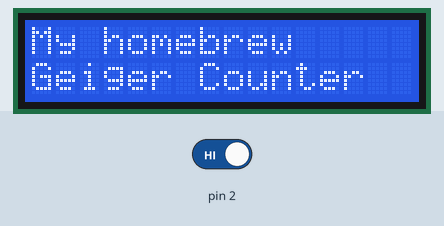
The sketch below on a simulated Arduino Uno, built with avr-gcc and run on an emulated ATmega328P. Shown: 16×2 character LCD. The test bench sets the inputs (shaded band); at power-on: pin 2 HIGH. What the sketch prints to the serial monitor is not drawn.

Above: at 0.1 s.
At 3.2 s:
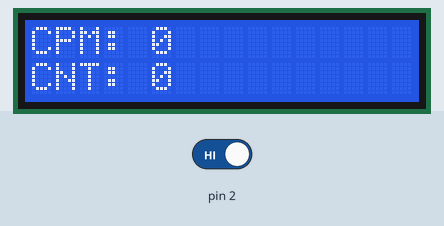
3.3 s: pin 2 driven LOW
At 4.6 s:
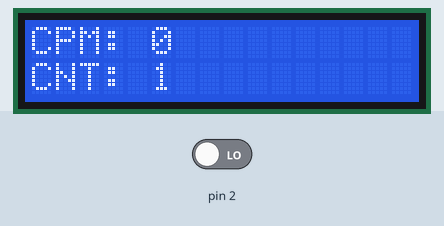
Timing chart, 0 to 6.3 s (numbered marks = the images above; inputs shaded):
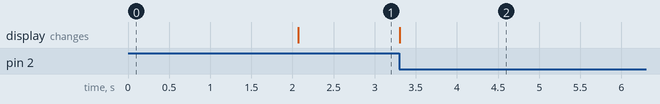

Measured:
- after the input at 3.3 s, the display: changes at once (image 2)

The sketch:

geiger_counter-with-lcd.ino
```cpp
// This Sketch counts the number of pulses over 15000ms and converts it to counts per minute
// Connect the GND on Arduino to the GND on the Geiger counter.
// Connect the 5V on Arduino to the 5V on the Geiger counter.
// Connect the VIN on the Geiger counter to the D2 on Arduino.

#include <LiquidCrystal.h> // For 16 pin LCDs based on Hitachi HD44780 chipset. Ref: https://www.arduino.cc/reference/en/libraries/liquidcrystal/
#include <cstdint>  // header defining integer type aliases
// Import to use `string` type
#include <string>

using namespace std;

#define LOG_PERIOD 15000 // Logging period in milliseconds, recommended value 15000-60000.
#define MAX_PERIOD 60000
#define PERIOD 60000

unsigned long int counts;         // variable for counting GM Tube interrupts.
unsigned long int cpm;            // variable for counts-per-minute
unsigned int multiplier;          // variable for CPM calculation in this sketch
unsigned long int previousMillis; // Previous moment when display was refreshed
unsigned long int displayPeriod;  // Set how long to show on lcd

// initialize the library with the numbers of the interface pins
// Corresponding pins on LCD from left to right: RS, E, D4, D5, D5, D7
LiquidCrystal lcd(9, 8, 7, 6, 5, 3);

// To trigger when radiation strikes GM tube
void tube_impulse()
{
  counts++;
}

// Clear LCD routine
void cleanDisplay()
{
  lcd.clear();
  lcd.setCursor(0, 0);
  //lcd.setCursor(0, 0); // lcd.setCursor(0, 1); instead?? Or duplicate to ensure setting cursor at 0,0?
}

void printDisplay(string row0Txt, string row1Txt)
{
  // Sets text on row 0
  lcd.setCursor(0, 0);
  // Convert string to char*. lcd.print does not accept `string` type
  lcd.print(row0Txt.c_str());

  // Sets text on row 1
  lcd.setCursor(0, 1);
  lcd.print(row1Txt.c_str());
}

// Run on Arduino startup
void setup()
{
  counts = 0;
  cpm = 0;
  displayPeriod = 0;
  // Multiplier to calculate cpm, depend on your log period
  // Ex: If log count every 15 seconds, Counts per minute = Counts in 15 seconds * 4
  multiplier = MAX_PERIOD / LOG_PERIOD;

  lcd.begin(16, 2); // Init a 16x2 display
  printDisplay("My homebrew", "Geiger Counter");

  // aka timeout before continuing
  delay(2000);
  cleanDisplay();

  Serial.begin(9600);

  pinMode(2, INPUT);
  // Defines external interrupts as 'On receiving FALLING signal at digital pin 2, run function tube_impulse'
  attachInterrupt(digitalPinToInterrupt(2), tube_impulse, FALLING);

  // Optional: Config to read from digital PIN 0 instead:
  // attachInterrupt(0, tube_impulse, FALLING)

  // vs Serial.print? Prints each new info to new line
  Serial.println("Start counter");
}

// main cycle
void loop()
{
  unsigned long currentMillis = millis();

  // Means 'if exceeded LOG_PERIOD', println a new data point
  if (currentMillis - previousMillis > LOG_PERIOD)
  {
    cleanDisplay();

    previousMillis = currentMillis;
    cpm = counts * multiplier;

    // Log count to new line at Serial port
    Serial.println(counts);

    // Resets 'counts'
    counts = 0;
    // Set to current millis() ms
    displayPeriod = millis();
  }

  printDisplay("CPM: " + std::to_string(cpm), "CNT: " + std::to_string(counts));
}
```
